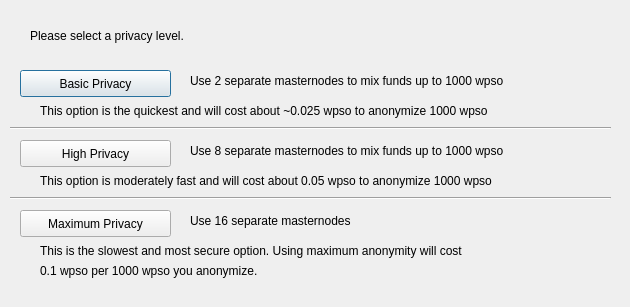
<?xml version="1.0" encoding="UTF-8"?>
<ui version="4.0">
 <class>DarksendConfig</class>
 <widget class="QDialog" name="DarksendConfig">
  <property name="geometry">
   <rect>
    <x>0</x>
    <y>0</y>
    <width>630</width>
    <height>307</height>
   </rect>
  </property>
  <property name="windowTitle">
   <string>Configure Darksend</string>
  </property>
  <widget class="QPushButton" name="buttonBasic">
   <property name="geometry">
    <rect>
     <x>20</x>
     <y>70</y>
     <width>151</width>
     <height>27</height>
    </rect>
   </property>
   <property name="text">
    <string>Basic Privacy</string>
   </property>
  </widget>
  <widget class="QPushButton" name="buttonHigh">
   <property name="geometry">
    <rect>
     <x>20</x>
     <y>140</y>
     <width>151</width>
     <height>27</height>
    </rect>
   </property>
   <property name="text">
    <string>High Privacy</string>
   </property>
  </widget>
  <widget class="QPushButton" name="buttonMax">
   <property name="geometry">
    <rect>
     <x>20</x>
     <y>210</y>
     <width>151</width>
     <height>27</height>
    </rect>
   </property>
   <property name="text">
    <string>Maximum Privacy</string>
   </property>
  </widget>
  <widget class="QLabel" name="label">
   <property name="geometry">
    <rect>
     <x>30</x>
     <y>20</y>
     <width>571</width>
     <height>31</height>
    </rect>
   </property>
   <property name="text">
    <string>Please select a privacy level.</string>
   </property>
  </widget>
  <widget class="QLabel" name="label_2">
   <property name="geometry">
    <rect>
     <x>190</x>
     <y>70</y>
     <width>421</width>
     <height>21</height>
    </rect>
   </property>
   <property name="text">
    <string>Use 2 separate masternodes to mix funds up to 1000 wpso</string>
   </property>
  </widget>
  <widget class="QLabel" name="label_3">
   <property name="geometry">
    <rect>
     <x>190</x>
     <y>140</y>
     <width>411</width>
     <height>21</height>
    </rect>
   </property>
   <property name="text">
    <string>Use 8 separate masternodes to mix funds up to 1000 wpso</string>
   </property>
  </widget>
  <widget class="QLabel" name="label_4">
   <property name="geometry">
    <rect>
     <x>190</x>
     <y>210</y>
     <width>421</width>
     <height>21</height>
    </rect>
   </property>
   <property name="text">
    <string>Use 16 separate masternodes</string>
   </property>
  </widget>
  <widget class="QLabel" name="label_6">
   <property name="geometry">
    <rect>
     <x>40</x>
     <y>100</y>
     <width>561</width>
     <height>21</height>
    </rect>
   </property>
   <property name="text">
    <string>This option is the quickest and will cost about ~0.025 wpso to anonymize 1000 wpso</string>
   </property>
  </widget>
  <widget class="QLabel" name="label_7">
   <property name="geometry">
    <rect>
     <x>40</x>
     <y>170</y>
     <width>561</width>
     <height>21</height>
    </rect>
   </property>
   <property name="text">
    <string>This option is moderately fast and will cost about 0.05 wpso to anonymize 1000 wpso</string>
   </property>
  </widget>
  <widget class="QLabel" name="label_8">
   <property name="geometry">
    <rect>
     <x>40</x>
     <y>240</y>
     <width>561</width>
     <height>21</height>
    </rect>
   </property>
   <property name="text">
    <string>This is the slowest and most secure option. Using maximum anonymity will cost</string>
   </property>
  </widget>
  <widget class="QLabel" name="label_9">
   <property name="geometry">
    <rect>
     <x>40</x>
     <y>260</y>
     <width>561</width>
     <height>21</height>
    </rect>
   </property>
   <property name="text">
    <string>0.1 wpso per 1000 wpso you anonymize.</string>
   </property>
  </widget>
  <widget class="Line" name="line">
   <property name="geometry">
    <rect>
     <x>10</x>
     <y>120</y>
     <width>601</width>
     <height>16</height>
    </rect>
   </property>
   <property name="orientation">
    <enum>Qt::Horizontal</enum>
   </property>
  </widget>
  <widget class="Line" name="line_2">
   <property name="geometry">
    <rect>
     <x>10</x>
     <y>190</y>
     <width>601</width>
     <height>16</height>
    </rect>
   </property>
   <property name="orientation">
    <enum>Qt::Horizontal</enum>
   </property>
  </widget>
 </widget>
 <resources/>
 <connections/>
</ui>
